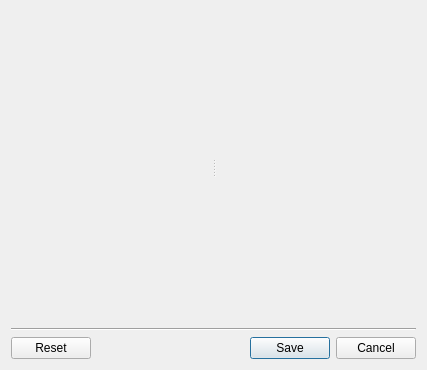
<?xml version="1.0" encoding="UTF-8"?>
<ui version="4.0">
 <class>CgnsFileInputConditionDialog</class>
 <widget class="QDialog" name="CgnsFileInputConditionDialog">
  <property name="geometry">
   <rect>
    <x>0</x>
    <y>0</y>
    <width>427</width>
    <height>370</height>
   </rect>
  </property>
  <property name="windowTitle">
   <string>Calculation Condition</string>
  </property>
  <layout class="QVBoxLayout" name="verticalLayout">
   <item>
    <widget class="QSplitter" name="splitter">
     <property name="orientation">
      <enum>Qt::Horizontal</enum>
     </property>
     <widget class="CgnsFileInputConditionPageList" name="m_pageList" native="true"/>
     <widget class="CgnsFileInputConditionPageContainer" name="m_pageContainer" native="true"/>
    </widget>
   </item>
   <item>
    <widget class="Line" name="line">
     <property name="orientation">
      <enum>Qt::Horizontal</enum>
     </property>
    </widget>
   </item>
   <item>
    <widget class="QDialogButtonBox" name="buttonBox">
     <property name="orientation">
      <enum>Qt::Horizontal</enum>
     </property>
     <property name="standardButtons">
      <set>QDialogButtonBox::Cancel|QDialogButtonBox::Reset|QDialogButtonBox::Save</set>
     </property>
    </widget>
   </item>
  </layout>
 </widget>
 <customwidgets>
  <customwidget>
   <class>CgnsFileInputConditionPageList</class>
   <extends>QWidget</extends>
   <header>project/inputcond/cgnsfileinputconditionpagelist.h</header>
   <container>1</container>
  </customwidget>
  <customwidget>
   <class>CgnsFileInputConditionPageContainer</class>
   <extends>QWidget</extends>
   <header>cgnsfileinputconditionpagecontainer.h</header>
   <container>1</container>
  </customwidget>
 </customwidgets>
 <resources/>
 <connections>
  <connection>
   <sender>buttonBox</sender>
   <signal>accepted()</signal>
   <receiver>CgnsFileInputConditionDialog</receiver>
   <slot>accept()</slot>
   <hints>
    <hint type="sourcelabel">
     <x>248</x>
     <y>254</y>
    </hint>
    <hint type="destinationlabel">
     <x>157</x>
     <y>274</y>
    </hint>
   </hints>
  </connection>
  <connection>
   <sender>buttonBox</sender>
   <signal>rejected()</signal>
   <receiver>CgnsFileInputConditionDialog</receiver>
   <slot>reject()</slot>
   <hints>
    <hint type="sourcelabel">
     <x>316</x>
     <y>260</y>
    </hint>
    <hint type="destinationlabel">
     <x>286</x>
     <y>274</y>
    </hint>
   </hints>
  </connection>
 </connections>
</ui>
